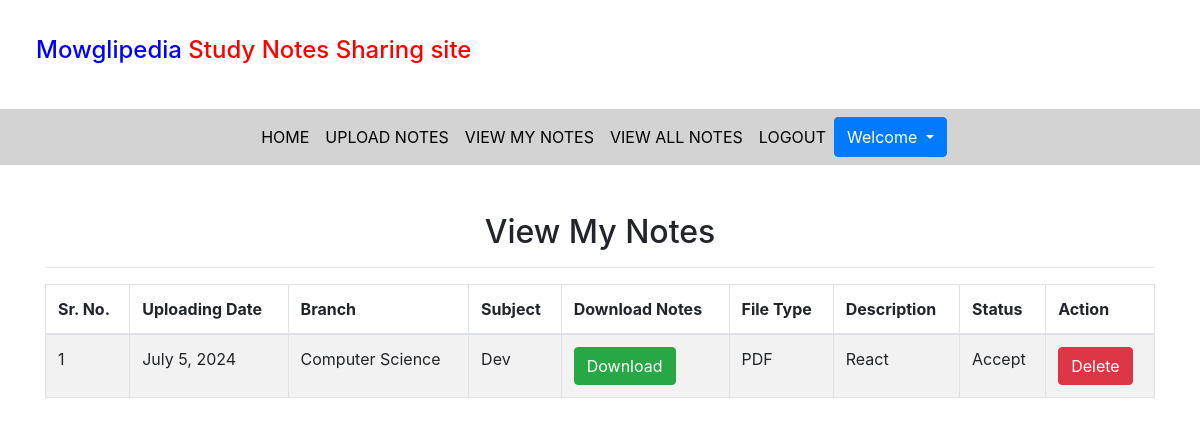
Before: /view_mynotes/ (signed in) with the older database file.
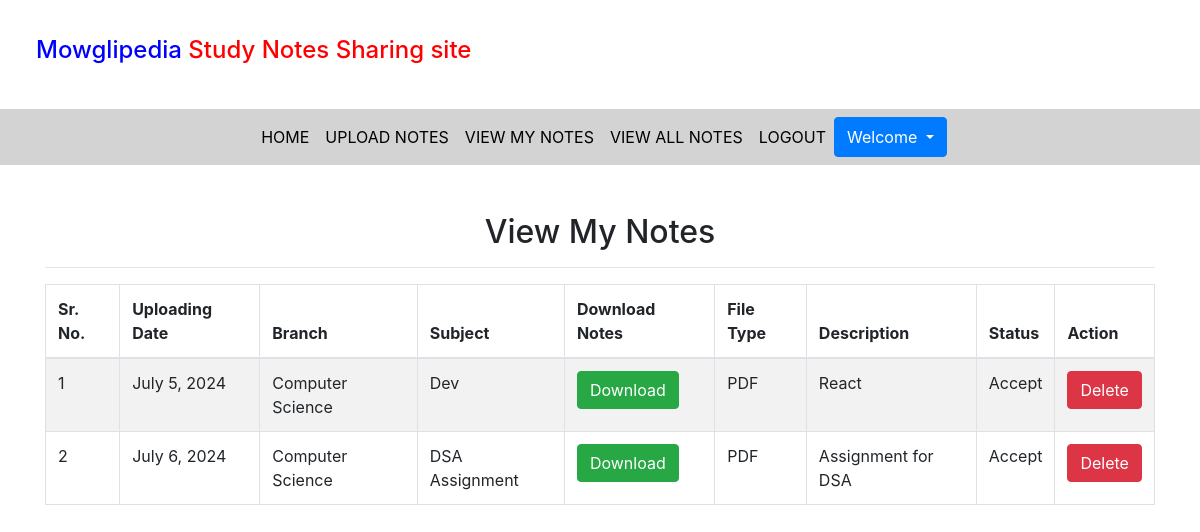
After: the same page with the newer database file.
### notes/models.py (models this page shows, shortened)
class Notes(models.Model):
    user = models.ForeignKey(User,on_delete=models.CASCADE)
    uploadingdate = models.DateField(default=date.today())
    branch = models.CharField(max_length=30)
    subject = models.CharField(max_length=30)
    notesfile = models.FileField(null=True)
    filetype = models.CharField(max_length=30,null=True)
    description = models.CharField(max_length=200)
    status = models.CharField(max_length=15)

### notes/views.py (the view)
# urls.py: path('view_mynotes/', view_mynotes, name='view_mynotes'),
def view_mynotes(request):
    if not request.user.is_authenticated:
        return redirect('login')
    user = User.objects.get(id=request.user.id)
    notes = Notes.objects.filter(user = user)
    d = {'notes': notes,}
    return render(request, 'view_mynotes.html', d)

### notes/templates/view_mynotes.html (shortened to what this page needs)
{% extends 'user_nav.html' %}
{% load static %}
{% block body %}
<link rel="stylesheet" href="https://cdn.datatables.net/2.0.8/css/dataTables.bootstrap4.css">
<div class="container mt-5">
    <h2 class="text-center">View My Notes</h2>
    <hr>
    <div class="table-responsive">
        <table class="table table-bordered table-striped" id="example">
            <thead>
                <tr>
                    <th>Sr. No.</th>
                    <th>Uploading Date</th>
                    <th>Branch</th>
                    <th>Subject</th>
                    <th>Download Notes</th>
                    <th>File Type</th>
                    <th>Description</th>
                    <th>Status</th>
                    <th>Action</th>
                </tr>
            </thead>
            <tbody>
                {% for note in notes %}
                <tr>
                    <td>{{ forloop.counter }}</td>
                    <td>{{ note.uploadingdate }}</td>
                    <td>{{ note.branch }}</td>
                    <td>{{ note.subject }}</td>
                    <td><a href="{{ note.notesfile.url }}" class="btn btn-success" download>Download</a></td>
                    <td>{{ note.filetype }}</td>
                    <td>{{ note.description }}</td>
                    <td>{{ note.status }}</td>
                    <td><a href="{% url 'delete_mynotes' note.id %}" class="btn btn-danger" onclick="return confirm('Are you sure you want to delete?')">Delete</a></td>
                </tr>
                {% endfor %}
            </tbody>
        </table>
    </div>
</div>
{% endblock %}

### notes/templates/user_nav.html (shortened to what this page needs)
{% load static %}
<!DOCTYPE html>
<html lang="en">
<head>
  <link rel="stylesheet" href="https://maxcdn.bootstrapcdn.com/bootstrap/4.3.1/css/bootstrap.min.css">
  <link rel="stylesheet" href="https://use.fontawesome.com/releases/v5.6.3/css/all.css"></head>
  <link rel="stylesheet" href="https://cdnjs.cloudflare.com/ajax/libs/font-awesome/6.0.0-beta3/css/all.min.css">
  <link rel="stylesheet" href="{% static 'css\style.css' %}">
</head>
<body>
    <h4 style="padding: 3%"><span style='color: blue'>Mowglipedia</span><span style='color:red'> Study Notes Sharing site</span></h4>
    <nav class="navbar navbar-expand-sm justify-content-center" style="background-color : lightgrey">
        <ul class="navbar-nav">
            <li class="navbar-item">
                <a class="nav-link" href="{% url 'profile' %}">HOME</a>
            </li>
            <li class="navbar-item">
                <a class="nav-link" href="{% url 'upload_notes' %}">UPLOAD NOTES</a>
            </li>
            <li class="navbar-item">
                <a class="nav-link" href="{% url 'view_mynotes' %}">VIEW MY NOTES</a>
            </li>
            <li class="navbar-item">
                <a class="nav-link" href="{% url 'viewallnotes' %}">VIEW ALL NOTES</a>
            </li>
            <li class="navbar-item">
                <a class="nav-link" href="{% url 'logout' %}">LOGOUT</a>
            </li>
            <div class="btn-group">
                <button type="button" class="btn btn-primary dropdown-toggle" data-toggle="dropdown">Welcome&nbsp;{{request.user.fname}}</button>
            </div>
        </ul>
    </nav>
</body>
</html>
{% block body %}{% endblock body %}

### notes/static/css/style.css (style rules this page uses)
.nav-link { color:black; }

Changed rows visible on the page:
added Notes: uploadingdate "July 6, 2024", branch "Computer Science", subject "DSA Assignment", filetype "PDF", description "Assignment for DSA", status "Accept"
